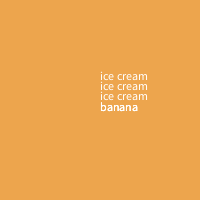
Frame 1 (no input)
Frame 60 (the mouse pressed at the canvas centre just before this capture): identical to frame 1, image omitted
Frame 120 (the mouse held since frame 60 and released just before this capture): identical to frame 1, image omitted

The Processing sketch that drew this single still picture (run headless with seeded random() and noise(); from frame 60 on, the mouse is pressed at the canvas centre):

// Processing sketch: banana_split
// ── banana_split.pde
void setup() {
size (200, 200);
  
  
}




void draw() {
  background (237, 165, 77);
  for (int icecream = 0; icecream<3; icecream++) {
  text("ice cream", 100,(100 - (icecream*10)));
  
    text("banana", 100, 111);
  }
}
